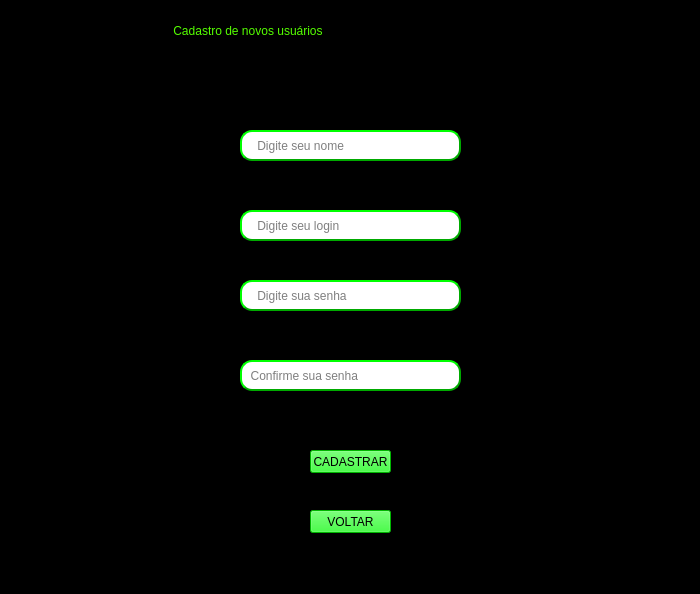
<?xml version="1.0" encoding="UTF-8"?>
<ui version="4.0">
 <class>MainWindow</class>
 <widget class="QMainWindow" name="MainWindow">
  <property name="geometry">
   <rect>
    <x>0</x>
    <y>0</y>
    <width>700</width>
    <height>594</height>
   </rect>
  </property>
  <property name="maximumSize">
   <size>
    <width>741</width>
    <height>600</height>
   </size>
  </property>
  <property name="windowTitle">
   <string>MainWindow</string>
  </property>
  <property name="styleSheet">
   <string notr="true">background-color: rgb(0, 0, 0);</string>
  </property>
  <widget class="QWidget" name="centralwidget">
   <widget class="QLabel" name="label">
    <property name="geometry">
     <rect>
      <x>170</x>
      <y>10</y>
      <width>341</width>
      <height>41</height>
     </rect>
    </property>
    <property name="styleSheet">
     <string notr="true">color:rgb(85, 255, 0);
font: 14pt &quot;AkzeleratCondensed&quot;;
font: 22pt &quot;ELEGANCE&quot;;
</string>
    </property>
    <property name="text">
     <string> Cadastro de novos usuários</string>
    </property>
   </widget>
   <widget class="QLineEdit" name="lineEdit">
    <property name="geometry">
     <rect>
      <x>240</x>
      <y>130</y>
      <width>221</width>
      <height>31</height>
     </rect>
    </property>
    <property name="styleSheet">
     <string notr="true">
border-width: 2px;
font: 16pt &quot;MS Shell Dlg 2&quot;;
background-color: rgb(255, 255, 255);
border-radius: 12px;
border-style: outset;
border-color: rgb(0, 170, 0);
placeHoldertext-color: rgb(255, 255, 255)</string>
    </property>
    <property name="inputMask">
     <string/>
    </property>
    <property name="text">
     <string/>
    </property>
    <property name="placeholderText">
     <string>    Digite seu nome</string>
    </property>
   </widget>
   <widget class="QLineEdit" name="lineEdit_2">
    <property name="geometry">
     <rect>
      <x>240</x>
      <y>210</y>
      <width>221</width>
      <height>31</height>
     </rect>
    </property>
    <property name="styleSheet">
     <string notr="true">border-width: 2px;
font: 16pt &quot;MS Shell Dlg 2&quot;;
background-color: rgb(255, 255, 255);
border-radius: 12px;
border-style: outset;
border-color: rgb(0, 170, 0);
</string>
    </property>
    <property name="placeholderText">
     <string>    Digite seu login</string>
    </property>
   </widget>
   <widget class="QLineEdit" name="lineEdit_3">
    <property name="geometry">
     <rect>
      <x>240</x>
      <y>280</y>
      <width>221</width>
      <height>31</height>
     </rect>
    </property>
    <property name="styleSheet">
     <string notr="true">border-width: 2px;
font: 16pt &quot;MS Shell Dlg 2&quot;;
background-color: rgb(255, 255, 255);
border-radius: 12px;
border-style: outset;
border-color: rgb(0, 170, 0);
</string>
    </property>
    <property name="echoMode">
     <enum>QLineEdit::Password</enum>
    </property>
    <property name="placeholderText">
     <string>    Digite sua senha</string>
    </property>
   </widget>
   <widget class="QLineEdit" name="lineEdit_4">
    <property name="geometry">
     <rect>
      <x>240</x>
      <y>360</y>
      <width>221</width>
      <height>31</height>
     </rect>
    </property>
    <property name="styleSheet">
     <string notr="true">border-width: 2px;
font: 16pt &quot;MS Shell Dlg 2&quot;;
background-color: rgb(255, 255, 255);
border-radius: 12px;
border-style: outset;
border-color: rgb(0, 170, 0);
</string>
    </property>
    <property name="text">
     <string/>
    </property>
    <property name="echoMode">
     <enum>QLineEdit::Password</enum>
    </property>
    <property name="placeholderText">
     <string>  Confirme sua senha</string>
    </property>
   </widget>
   <widget class="QPushButton" name="pushButton">
    <property name="geometry">
     <rect>
      <x>310</x>
      <y>450</y>
      <width>81</width>
      <height>23</height>
     </rect>
    </property>
    <property name="styleSheet">
     <string notr="true">background-color: rgb(0, 255, 0);
font: 75 8pt &quot;a_FuturaOrto&quot;;</string>
    </property>
    <property name="text">
     <string>CADASTRAR</string>
    </property>
   </widget>
   <widget class="QPushButton" name="pushButton_2">
    <property name="geometry">
     <rect>
      <x>310</x>
      <y>510</y>
      <width>81</width>
      <height>23</height>
     </rect>
    </property>
    <property name="styleSheet">
     <string notr="true">background-color: rgb(0, 255, 0);
font: 75 8pt &quot;a_FuturaOrto&quot;;</string>
    </property>
    <property name="text">
     <string>VOLTAR</string>
    </property>
   </widget>
  </widget>
  <widget class="QMenuBar" name="menubar">
   <property name="geometry">
    <rect>
     <x>0</x>
     <y>0</y>
     <width>700</width>
     <height>21</height>
    </rect>
   </property>
  </widget>
  <widget class="QStatusBar" name="statusbar"/>
 </widget>
 <resources/>
 <connections/>
</ui>
